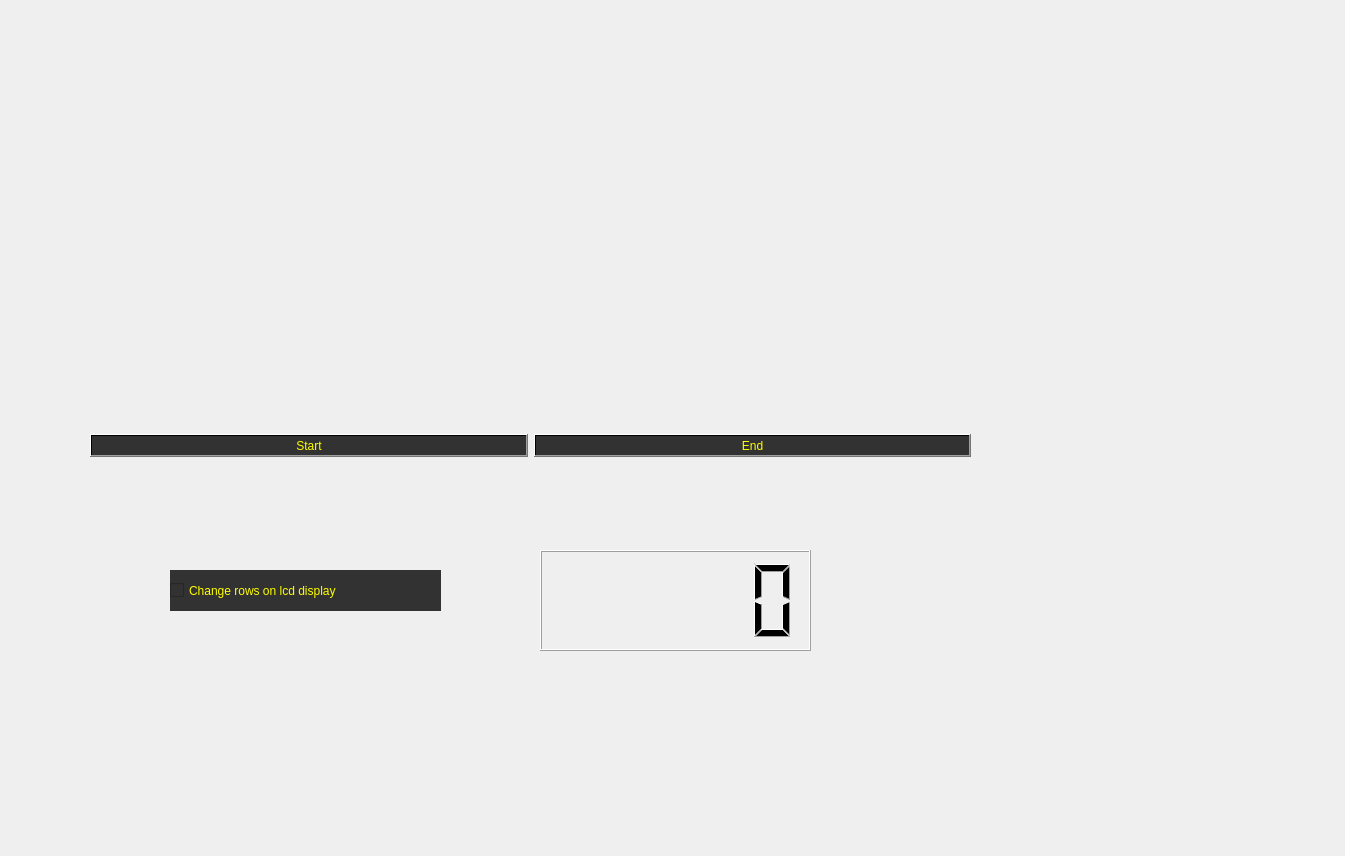
<?xml version="1.0" encoding="UTF-8"?>
<ui version="4.0">
 <class>Dialog</class>
 <widget class="QDialog" name="Dialog">
  <property name="geometry">
   <rect>
    <x>0</x>
    <y>0</y>
    <width>1345</width>
    <height>856</height>
   </rect>
  </property>
  <property name="windowTitle">
   <string>Dialog</string>
  </property>
  <widget class="QLCDNumber" name="lcdNumber">
   <property name="geometry">
    <rect>
     <x>540</x>
     <y>550</y>
     <width>271</width>
     <height>101</height>
    </rect>
   </property>
   <property name="styleSheet">
    <string notr="true">font: 75 italic 22pt &quot;PibotoLt&quot;;</string>
   </property>
   <property name="smallDecimalPoint">
    <bool>true</bool>
   </property>
   <property name="digitCount">
    <number>5</number>
   </property>
   <property name="segmentStyle">
    <enum>QLCDNumber::Filled</enum>
   </property>
   <property name="value" stdset="0">
    <double>0.000000000000000</double>
   </property>
  </widget>
  <widget class="QWidget" name="layoutWidget">
   <property name="geometry">
    <rect>
     <x>90</x>
     <y>410</y>
     <width>881</width>
     <height>71</height>
    </rect>
   </property>
   <layout class="QHBoxLayout" name="horizontalLayout">
    <item>
     <widget class="QPushButton" name="Start">
      <property name="styleSheet">
       <string notr="true">background-color: qlineargradient(spread:pad, x1:1, y1:1, x2:1, y2:1, stop:0 rgba(50, 50, 50, 255), stop:1 rgba(255, 255, 255, 255));
color: yellow;
</string>
      </property>
      <property name="text">
       <string>Start</string>
      </property>
     </widget>
    </item>
    <item>
     <widget class="QPushButton" name="End">
      <property name="styleSheet">
       <string notr="true">background-color: qlineargradient(spread:pad, x1:1, y1:1, x2:1, y2:1, stop:0 rgba(50, 50, 50, 255), stop:1 rgba(255, 255, 255, 255));
color: yellow;
</string>
      </property>
      <property name="text">
       <string>End</string>
      </property>
     </widget>
    </item>
   </layout>
  </widget>
  <widget class="QCheckBox" name="checkBox">
   <property name="geometry">
    <rect>
     <x>170</x>
     <y>570</y>
     <width>271</width>
     <height>41</height>
    </rect>
   </property>
   <property name="styleSheet">
    <string notr="true">background-color:rgb(50, 50, 50);
color: yellow;
</string>
   </property>
   <property name="text">
    <string>Change rows on lcd display</string>
   </property>
  </widget>
 </widget>
 <resources/>
 <connections/>
</ui>
